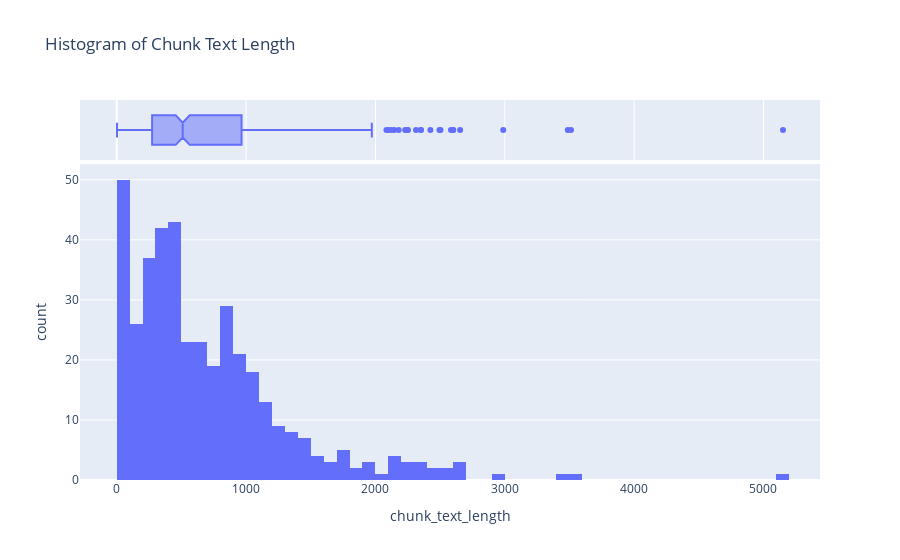

Notebook cell for this chart:
### Code cell
fig = px.histogram(df_chunks_with_md_headers, x='chunk_text_length', title='Histogram of Chunk Text Length', nbins=80, marginal='box')
fig.show()

### Figure 1 — Plotly figure (JSON) as saved in the notebook; plotly's stock layout.template omitted (floating-point values rounded to 4 significant figures; data arrays with more than 128 entries replaced by an {"elided": "..."} marker saying what was removed)
{"data": [{"alignmentgroup": "True", "bingroup": "x", "hovertemplate": "chunk_text_length=%{x}<br>count=%{y}<extra></extra>", "legendgroup": "", "marker": {"color": "#636efa", "pattern": {"shape": ""}}, "name": "", "nbinsx": 80, "offsetgroup": "", "orientation": "v", "showlegend": false, "type": "histogram", "x": {"elided": "407 int values"}, "xaxis": "x", "yaxis": "y"}, {"alignmentgroup": "True", "hovertemplate": "chunk_text_length=%{x}<extra></extra>", "legendgroup": "", "marker": {"color": "#636efa"}, "name": "", "notched": true, "offsetgroup": "", "showlegend": false, "type": "box", "x": {"elided": "407 int values"}, "xaxis": "x2", "yaxis": "y2"}], "layout": {"barmode": "relative", "legend": {"tracegroupgap": 0}, "title": {"text": "Histogram of Chunk Text Length"}, "xaxis": {"anchor": "y", "domain": [0, 1], "title": {"text": "chunk_text_length"}}, "xaxis2": {"anchor": "y2", "domain": [0, 1], "matches": "x", "showgrid": true, "showticklabels": false}, "yaxis": {"anchor": "x", "domain": [0, 0.8316], "title": {"text": "count"}}, "yaxis2": {"anchor": "x2", "domain": [0.8416, 1], "matches": "y2", "showgrid": false, "showline": false, "showticklabels": false, "ticks": ""}}}
